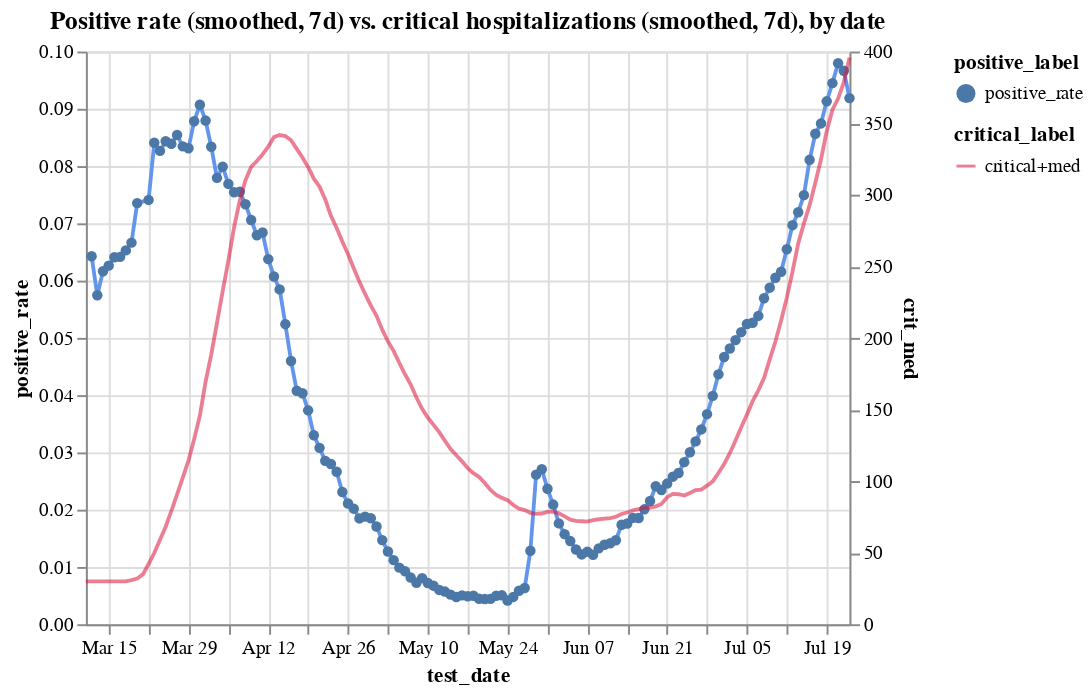

The notebook cell this image was saved under:
### Code cell
c1 = alt.Chart(hos_and_rate[hos_and_rate.positive_rate<0.115]
               .assign(positive_rate = lambda x: x.positive_rate.ewm(span=7).mean())
               .assign(positive_label ='positive_rate')).mark_line(color='cornflowerblue').encode(
    x='test_date',
    y='positive_rate',
    tooltip=['test_date', 'positive_rate'],
    shape='positive_label'
)
c2 = alt.Chart(hos_and_rate
               .assign(critical_label='critical+med')
               .assign(crit_med = lambda x: (x.critical+x.medium).ewm(span=7).mean())
              ).mark_line(color='crimson').encode(
    x='test_date',
    y='crit_med',
    tooltip=['test_date', 'critical'],
    opacity='critical_label'
)


alt.layer(c1, c2).resolve_scale(y='independent').properties(title='Positive rate (smoothed, 7d) vs. critical hospitalizations (smoothed, 7d), by date')

### Figure 1 — Vega-Lite specification as saved in the notebook (floating-point values rounded to 4 significant figures; data arrays with more than 128 entries replaced by an {"elided": "..."} marker saying what was removed)
{"config": {"view": {"continuousWidth": 400, "continuousHeight": 300}}, "layer": [{"data": {"name": "data-47fa97663f66245487ed033617c63e2a"}, "mark": {"type": "line", "color": "cornflowerblue"}, "encoding": {"shape": {"type": "nominal", "field": "positive_label"}, "tooltip": [{"type": "temporal", "field": "test_date"}, {"type": "quantitative", "field": "positive_rate"}], "x": {"type": "temporal", "field": "test_date"}, "y": {"type": "quantitative", "field": "positive_rate"}}}, {"data": {"name": "data-6c511476d554eb6b92416f3cd3505477"}, "mark": {"type": "line", "color": "crimson"}, "encoding": {"opacity": {"type": "nominal", "field": "critical_label"}, "tooltip": [{"type": "temporal", "field": "test_date"}, {"type": "quantitative", "field": "critical"}], "x": {"type": "temporal", "field": "test_date"}, "y": {"type": "quantitative", "field": "crit_med"}}}], "resolve": {"scale": {"y": "independent"}}, "title": "Positive rate (smoothed, 7d) vs. critical hospitalizations (smoothed, 7d), by date", "$schema": "https://vega.github.io/schema/vega-lite/v4.8.1.json", "datasets": {"data-47fa97663f66245487ed033617c63e2a": {"elided": "133 records"}, "data-6c511476d554eb6b92416f3cd3505477": {"elided": "135 records"}}}
